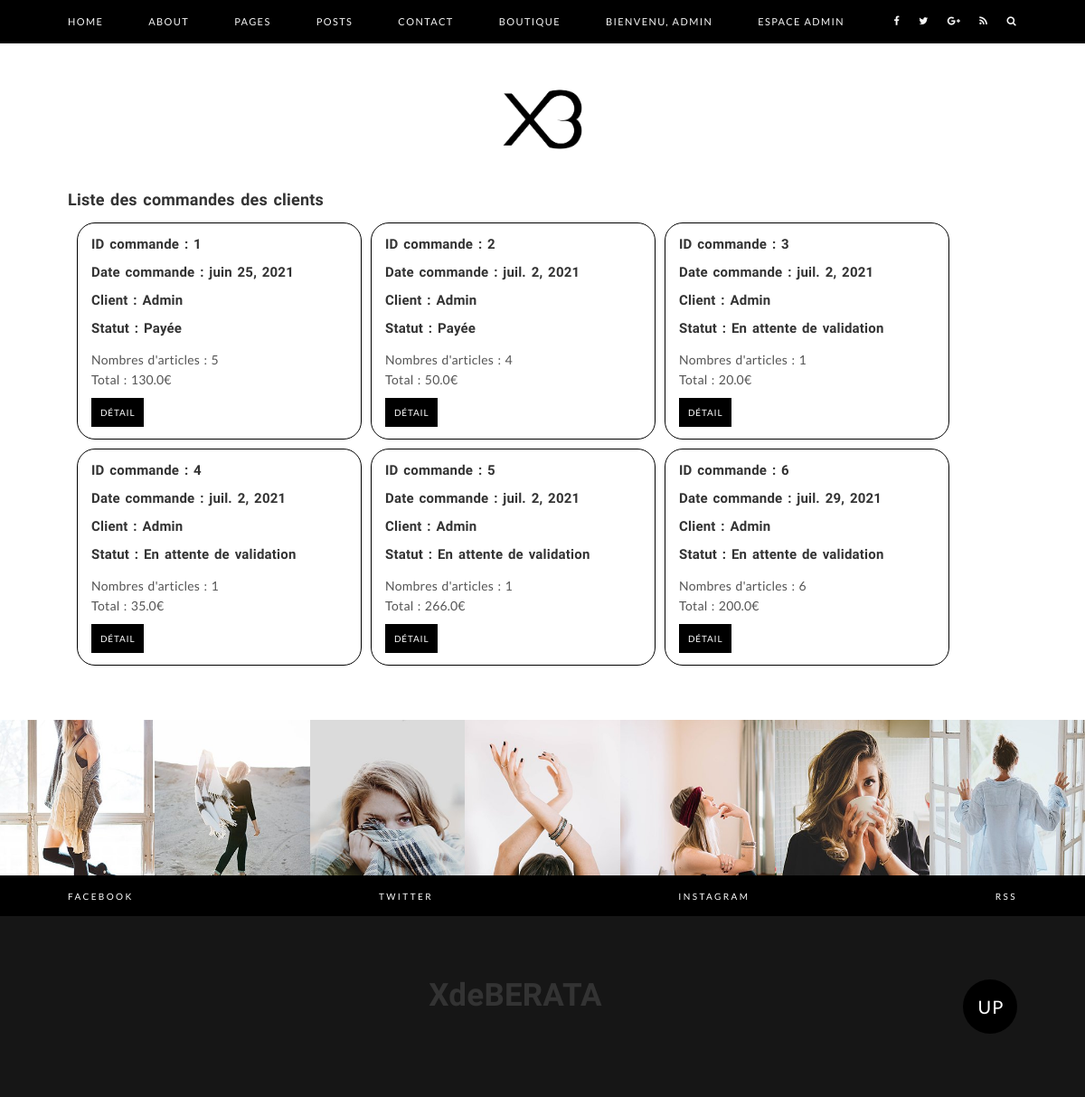
/shop/order-list (signed in), run on an earlier commit of the app's database.
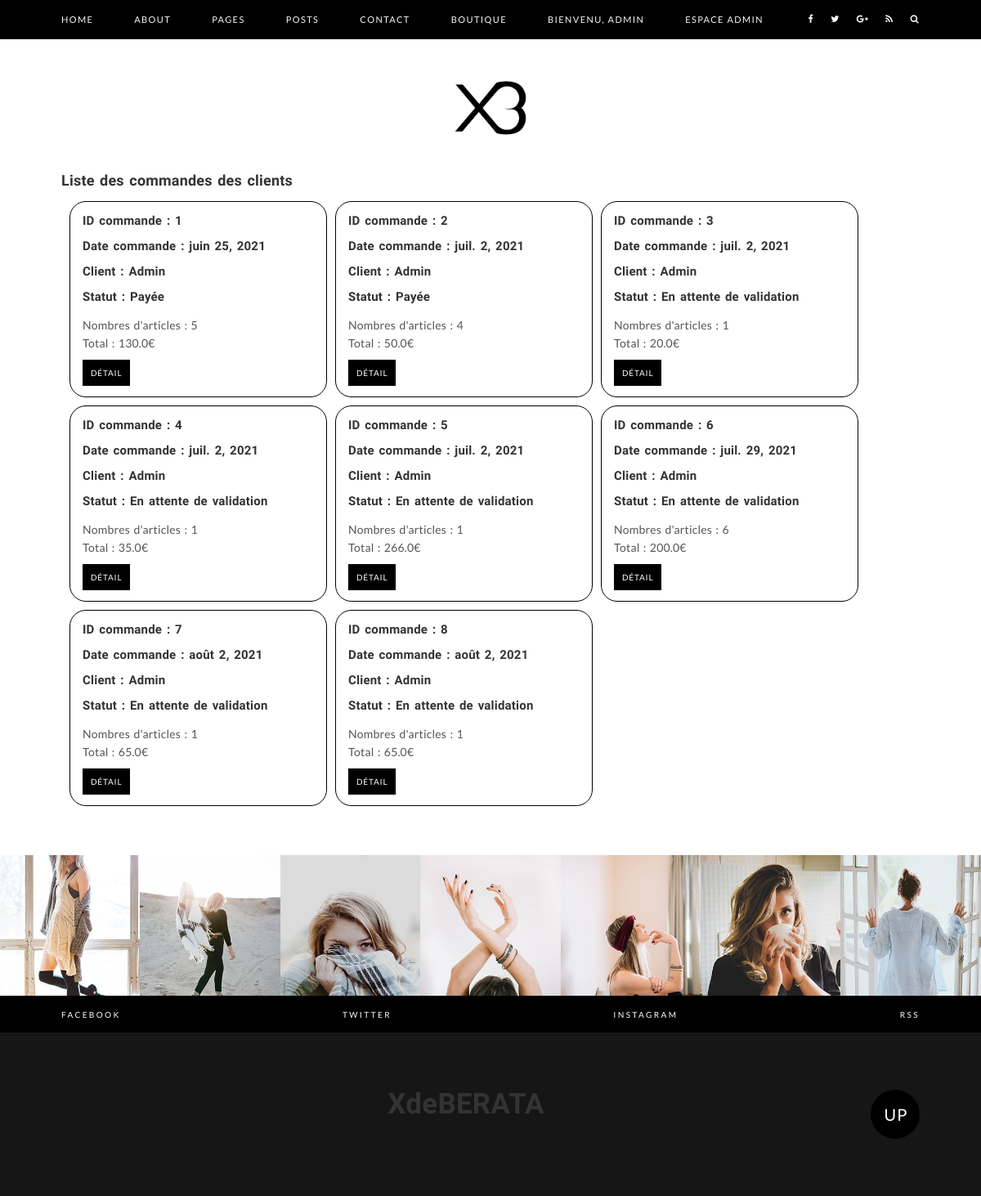
And on a later commit of the database.
### account/models.py (models this page shows, shortened)
class Order(models.Model):
    client = models.ForeignKey(Account, on_delete=models.CASCADE, verbose_name="Client ayant passé commande")
    taxes = models.FloatField(verbose_name="Taxes sur la commande", default=0)
    shipping_address = models.ForeignKey(Address,
                                         verbose_name="Adresse de livraison",
                                         related_name="order_shipping_address",
                                         null=True,
                                         on_delete=models.CASCADE
                                         )
    invoicing_address = models.ForeignKey(Address,
                                          verbose_name="Adresse de facturation",
                                          related_name="order_invoicing_address",
                                          null=True,
                                          on_delete=models.CASCADE
                                          )
    order_date = models.DateField(verbose_name="Date de la commande")
    WAITING = 'W'
    PAID = 'P'
    SHIPPED = 'S'
    CANCELED = 'C'
    STATUS = (
        (WAITING, 'En attente de validation'),
        (PAID, 'Payée'),
        (SHIPPED, 'Expédiée'),
        (CANCELED, 'Annulée'),
    )
    status = models.CharField(max_length=1, choices=STATUS, default=WAITING, verbose_name="Statut de la commande")
    class Meta:
        verbose_name = 'Commande'
        verbose_name_plural = 'Commandes'
    @property
    def total(self):
        total = 0
        order_details = OrderDetail.objects.filter(order_id=self.id)
        for order_detail in order_details:
            total += order_detail.total()
        return round(total, 2)
    def article_qty(self):
        order_details = OrderDetail.objects.filter(order_id=self.id)
        total = 0
        for detail in order_details:
            total += detail.qty
        return total

class Account(models.Model):
    user = models.ForeignKey(User, verbose_name='Associated user', on_delete=models.CASCADE)
    userId = models.IntegerField(null=True)
    default_shipping_address = models.ForeignKey("Address",
                                                 related_name="default_shipping_address",
                                                 null=True,
                                                 blank=True,
                                                 verbose_name="Adresse de livraison par défaut",
                                                 on_delete=models.CASCADE
                                                 )
    default_invoicing_address = models.ForeignKey("Address",
                                                  related_name="default_invoicing_address",
                                                  null=True,
                                                  blank=True,
                                                  verbose_name="Adresse de facturation par défaut",
                                                  on_delete=models.CASCADE
                                                  )
    country = models.CharField(max_length=255, default='Canada')
    state = models.CharField(max_length=255, default='Quebec')
    def __str__(self):
        return self.user.username

class OrderDetail(models.Model):
    order = models.ForeignKey(Order, on_delete=models.CASCADE, verbose_name="Commande associée")
    product = models.ForeignKey(Product, on_delete=models.CASCADE)
    qty = models.IntegerField(verbose_name="Quantité")
    product_unit_price = models.FloatField(verbose_name="Prix unitaire du produit")
    class Meta:
        verbose_name = 'Ligne d\'une commande'
        verbose_name_plural = 'Lignes de commandes'
    def total(self):
        return round(self.product_unit_price * float(self.qty), 2)

### account/decorators.py (the view)
    def wrapper_function(request, *args, **kwargs):
        group = None
        if request.user.groups.exists():
            group = request.user.groups.all()[0].name
        if group == 'admin':
            return view_func(request, *args, **kwargs)
        else:
            return redirect('home')

### shopping/views.py (called while the page is built)
@admin_only
def order_list(request):
    orders = Order.objects.all()
    return render(request, 'shopping/order-list-admin.html', {'orders': orders})

### templates/shopping/order-list-admin.html
{% extends 'base/main.html' %}
{% block contenu %}
<div class="main-content">
    <div class="container">
        <h1>Liste des commandes des clients</h1><br>
        {% for order in orders %}
        <div class="col-md-4" style="border: 1px solid black;
                                     border-radius: 20px;
                                     width: 30%; height: 240px;
                                     margin-left: 10px;
                                     margin-bottom: 10px">
            <br><h4>ID commande : {{ order.id }}</h4>
            <br><h4>Date commande : {{ order.order_date }}</h4><br>
            <h4>Client : {{ order.client }}</h4><br>
            <h4>Statut : {{ order.get_status_display }}</h4><br>
            <p>Nombres d'articles : {{ order.article_qty }}</p>
            <p>Total : {{ order.total }}€</p><br>
            <span class="medium-button"><a href="{% url 'orderDetail' order.id %}">Détail</a></span><br><br>
        </div>
        {% endfor %}
    </div>
</div>
{% endblock %}

### templates/base/main.html (shortened to what this page needs)
<!DOCTYPE html>
<html lang="en">
<head>
    {% include 'base/head.html' %}
</head>
<body>
    <div class="theme-layout">
        {% include 'base/header.html' %}
        {% block contenu %}
        {% endblock %}
        {% include 'base/footer.html' %}
    </div>
</body>
</html>

### templates/base/head.html (shortened to what this page needs)
{% load static %}
<link rel="stylesheet" href="{% static 'css/bootstrap.min.css' %}">
<link rel="stylesheet" href="{% static 'css/font-awesome.min.css' %}">
<link rel="stylesheet" href="{% static 'css/owl.carousel.min.css' %}">
<link rel="stylesheet" href="{% static 'css/style-main.css' %}">
<link rel="stylesheet" href="{% static 'css/responsive.css' %}">

### templates/base/header.html (shortened to what this page needs)
<header class="main-header">
    <div class="lauren-main-menu">
        <div class="container">
            <nav class="lauren-menu">
                <ul class="main-menu">
                    <li><a href="{% url 'home' %}">Home</a>
                    </li>
                    <li><a href="{% url 'aboutPage' %}">About</a></li>
                    <li><a href="#">Pages</a>
                    </li>
                    <li><a href="{% url 'post-list' %}">Posts</a></li>
                    <li><a href="{% url 'contact' %}">Contact</a></li>
                    <li><a href="{% url 'home-shop' %}">Boutique</a></li>
                    {% if request.user.is_anonymous %}
                    <li><a href="{% url 'sign_in' %}">Inscription</a></li>
                    <li><a href="{% url 'login' %}">Connexion</a></li>
                    {% else %}
                    <li><a href="#">Bienvenu, {{ request.user }}</a>
                    </li>
                    {% endif %}
                    {% for group in request.user.groups.all %}
                       {% if group.name == 'admin' %}
                            <li><a href="#">Espace Admin</a>
                            </li>
                       {% endif %}
                    {% endfor %}
                </ul>
                <ul class="menu-icons">
                    <li><a href="#"><i class="fa fa-facebook"></i></a></li>
                    <li><a href="#"><i class="fa fa-twitter"></i></a></li>
                    <li><a href="#"><i class="fa fa-google-plus"></i></a></li>
                    <li><a href="#"><i class="fa fa-rss"></i></a></li>
                    <li class="search-icon"><input class="search-box" placeholder="Search Anything.." type="text"><i
                            class="fa fa-search"></i></li>
                </ul>
            </nav>
        </div>
    </div>
    {% load static %}
    <div class="lauren-logo">
        <div class="container">
            <a href="{% url 'home' %}"><img src="{% static 'images/logo-xdeberata.png' %}" alt="Main Logo"
                                            style="width: 100px; height: auto"></a>
        </div>
    </div>
</header>

### templates/base/footer.html (shortened to what this page needs)
<footer>
    <div class="footer-instagram">
        <ul class="insta-slider owl-carousel">
            {% load static %}
            <li><a href="#"><img src="{% static 'images/footer-instagram-1.jpg' %}" alt=""></a></li>
            <li><a href="#"><img src="{% static 'images/footer-instagram-2.jpg' %}" alt=""></a></li>
            <li><a href="#"><img src="{% static 'images/footer-instagram-8.jpg' %}" alt=""></a></li>
            <li><a href="#"><img src="{% static 'images/footer-instagram-4.jpg' %}" alt=""></a></li>
            <li><a href="#"><img src="{% static 'images/footer-instagram-5.jpg' %}" alt=""></a></li>
            <li><a href="#"><img src="{% static 'images/footer-instagram-6.jpg' %}" alt=""></a></li>
            <li><a href="#"><img src="{% static 'images/footer-instagram-7.jpg' %}" alt=""></a></li>
        </ul>
    </div>
    <div class="footer-social">
        <div class="container">
            <div class="footer-social-links">
                <ul>
                    <li><a href="#">Facebook</a></li>
                    <li><a href="#">Twitter</a></li>
                    <li><a href="#">Instagram</a></li>
                    <li><a href="#">RSS</a></li>
                </ul>
            </div>
        </div>
    </div>
    <div class="main-footer">
        <div class="container">
            <div class="footer-about">
                <h1 style="color: white; font-size: 35px"><a href="{% url 'home' %}">XdeBERATA</a></h1>
            </div>
            <div id="up" class="go-top">
                <a href="#" class="top-button">UP</a>
            </div>
        </div>
    </div>
</footer>

### templates/base/scripts.html (shortened to what this page needs)
{% load static %}

What changed in the data, as far as the page shows it:
added Order: id "7", order_date "août 2, 2021", client "Admin", status "En attente de validation", article_qty "1", total "65.0"
added Order: id "8", order_date "août 2, 2021", client "Admin", status "En attente de validation", article_qty "1", total "65.0"
